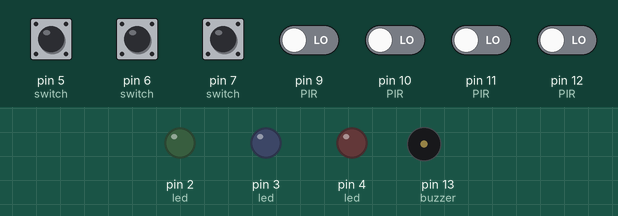
This sketch was run on a simulated Arduino Nano, built with avr-gcc and run on an emulated ATmega328P. On the bench: output pins drawn as LEDs (lit = HIGH), buzzer (waves = sounding, pin HIGH). Inputs (shaded band) come from the test bench; at power-on: pin 5 (switch), pin 6 (switch), pin 7 (switch) HIGH, pin 9 (PIR), pin 10 (PIR), pin 11 (PIR), pin 12 (PIR) LOW.

Above: at 1.2 s.
1.3 s: pin 5 (switch) pulled LOW for 0.15 s
At 1.6 s:
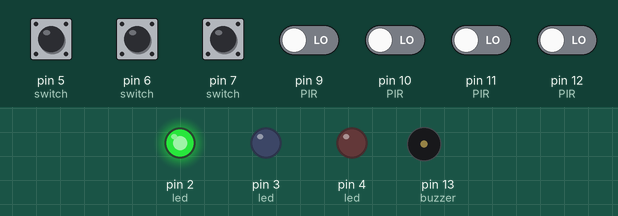
4.2 s: pin 6 (switch) pulled LOW for 0.15 s
At 5.9 s:
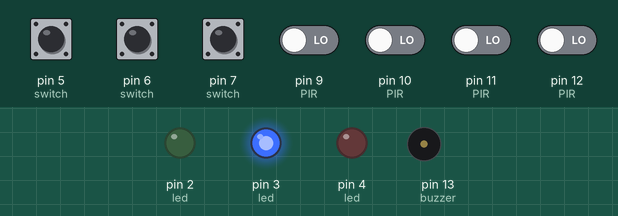
7.1 s: pin 9 (PIR) driven HIGH
At 8.3 s:
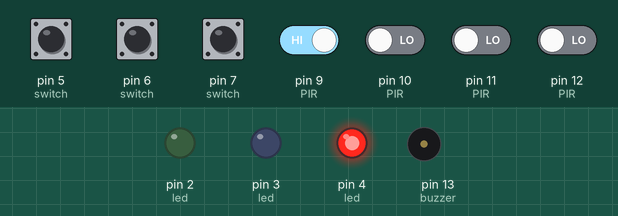
8.6 s: pin 7 (switch) pulled LOW for 0.15 s
At 9.6 s:
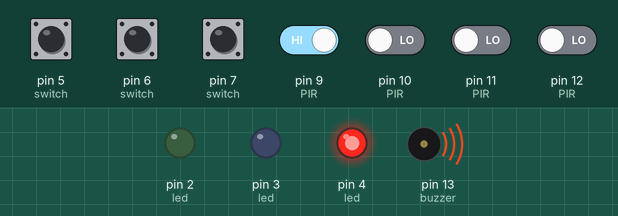
Timing chart, 0 to 11.2 s (numbered marks = the images above; inputs shaded):
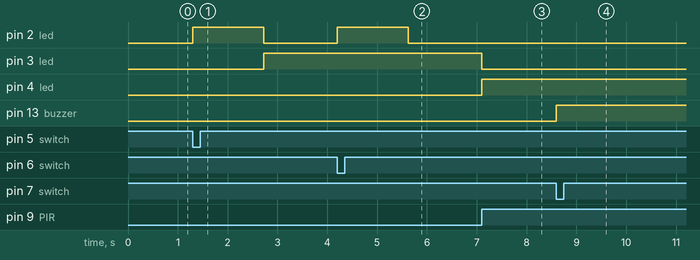

Measured:
- after the input at 1.3 s, pin 2 (led): LOW → HIGH at once, → LOW 1.4 s later; pin 3 (led): LOW → HIGH after 1.4 s
- after the input at 4.2 s, pin 2 (led): LOW → HIGH at once, → LOW 1.4 s later
- after the input at 7.1 s, pin 3 (led): HIGH → LOW at once; pin 4 (led): LOW → HIGH at once
- after the input at 8.6 s, pin 13 (buzzer): LOW → HIGH at once

The sketch:

sketch.ino
```cpp
/*
  Titolo: Centralina allarme
  Ultimo aggiornamento: 2023-06-28
  Autore: Matteo Cardellini
*/

// variabili di stato dei sensori
volatile int pin5State = LOW;
volatile int pin6State = LOW;
volatile int pin7State = LOW;
volatile int pin9State = LOW;
volatile int pin10State = LOW;
volatile int pin11State = LOW;
volatile int pin12State = LOW;

void setup() {
  // definizione dei pin di output
  DDRD |= _BV(PORTD2);   // led verde         (pin 2)
  DDRD |= _BV(PORTD3);   // led blu           (pin 3)
  DDRD |= _BV(PORTD4);   // led rosso         (pin 4)
  DDRB |= _BV(PORTB5);   // buzzer            (pin 13)
  // definizione dei pin di input
  DDRB &= ~_BV(PORTB1);  // PIR stanza 2      (pin 9)
  DDRB &= ~_BV(PORTB2);  // PIR stanza 1      (pin 10)
  DDRB &= ~_BV(PORTB3);  // PIR interno porta (pin 11)
  DDRB &= ~_BV(PORTB4);  // PIR esterno porta (pin 12)
  DDRD &= ~_BV(PORTD5);  // finestra 2        (pin 5)
  DDRD &= ~_BV(PORTD6);  // finestra 1        (pin 6)
  DDRD &= ~_BV(PORTD7);  // porta             (pin 7)
  // abilito le resistenze di pull-up per i pin di input
  PORTB |= _BV(PORTB1) | _BV(PORTB2) | _BV(PORTB3) | _BV(PORTB4);
  PORTD |= _BV(PORTD5) | _BV(PORTD6) | _BV(PORTD7);

  // abilito gli interrupt nei pin dei sensori
  enabledPCIInterrupt();
  // imposto il timer
  setTimer1();
}

void loop() {
}

// Funzione che abilità gli interrupt PCI nei pin a cui sono collegati i
// sensori
void enabledPCIInterrupt() {
  PCICR |= _BV(PCIE0) | _BV(PCIE2);
  // Abilito i pin specifici
  // pin: 9, 10, 11, 12
  PCMSK0 |= _BV(PCINT1) | _BV(PCINT2) | _BV(PCINT3) | _BV(PCINT4);
  // pin: 5, 6, 7
  PCMSK2 |= _BV(PCINT21) | _BV(PCINT22) | _BV(PCINT23);
}

// Funzione che inizializza il Timer1
void setTimer1() {
  TCCR1A = 0;  // imposto a 0 i registri di controllo A (default tutti 1)
  TCCR1B = 0;  // imposto a 0 i registri di controllo B (default tutti 1)
  TCCR1B |= _BV(CS12) | _BV(CS10);  // imposto un prescaler di 1024
}

// Funzione di interrupt chiamata quando si verifica un interrupt nel gruppo
// PCIE0
ISR(PCINT0_vect) {
  violationSeverity();
}

// Funzione di interrupt chiamata quando si verifica un interrupt nel gruppo
// PCIE2.
ISR(PCINT2_vect) {
  violationSeverity();
}

// Funzione che legge lo stato dei pin a cui sono stati collegati i sensori.
void updatePinState() {
  pin9State = PINB & _BV(PORTB1);
  pin10State = PINB & _BV(PORTB2);
  pin11State = PINB & _BV(PORTB3);
  pin12State = PINB & _BV(PORTB4);
  pin5State = PIND & _BV(PORTD5);
  pin6State = PIND & _BV(PORTD6);
  pin7State = PIND & _BV(PORTD7);
}

// Funzione che definisce la gravità di violazione. Viene invocata al cambio
// di stato di uno dei 7 sensori.
void violationSeverity() {
  // aggiorno i valori delle variabili di stato
  updatePinState();

  // CASO 0: stato di allarme
  if (PIND & _BV(PORTD4)) { // il led rosso è attivo
    startAlarm();
    return;
  }

  // CASO 1: nessuna violazione
  if(noViolation()) return;

  // CASO 2: intrusione / possibile movimento
  if (checkIntrusionOrPossibleViolation()) return;

  // se arrivo qui, non c'è stato nessun movimento

  // CASO 3: possibile finestra/porta lasciata aperta
  checkDoorOrWindowLeftOpen();
}

// Funzione che attiva il buzzer in caso di intrusione e disattiva gli
// interrupt fino a quando l'allarme non viene spenta
void startAlarm() {
  // abbiamo un'intrusione, accendo il buzzer
  PORTB |= _BV(PORTB5);
  // disabilito gli interrupt PCI
  PCICR &= ~(_BV(PCIE0) | _BV(PCIE2));
}

// Funzione che controlla se è presente qualche violazione
bool noViolation() {
  if (!(pin9State || pin10State || pin11State || pin12State) &&
    !(pin5State || pin6State || pin7State)) {
    // non c'è nessun movimento e nessuna finestra/porta aperta
    PORTD &= ~_BV(PORTD2);  // spengo led verde
    PORTD &= ~_BV(PORTD3);  // spengo led blu
    PORTD &= ~_BV(PORTD4);  // spengo led rosso
    return true;
  }
  return false;
}

// Funzione che controlla il verificarsi di un intrusione o una possibile
// violazione
bool checkIntrusionOrPossibleViolation() {
  if ((pin9State || pin10State || pin11State || pin12State)) {  // movimento
    if (pin5State || pin6State || pin7State) {
      // movimento + porta/ finestra aperta
      PORTD &= ~_BV(PORTD2); // spengo led verde
      PORTD &= ~_BV(PORTD3); // spengo led blu
      PORTD |= _BV(PORTD4);  // accendo led rosso
    } else {
      // solo movimento
      PORTD |= _BV(PORTD2);  // accendo led verde
    }
    return true;
  }
  return false;
}

// Funzione che controlla se è stata lasciata una porta o una finestra
// aperta
void checkDoorOrWindowLeftOpen() {
  if (pin5State || pin6State || pin7State) {
    // porta / finestra aperta (breve tempo)
    PORTD &= ~_BV(PORTD4);  // spengo led rosso
    PORTD |= _BV(PORTD2);  // accendo led verde

    // resetto il timer
    // imposto il timer in modo che vada in overflow dopo 1 minuto
    TCNT1 = 65536 - (F_CPU / 1024) * 60;
    TIMSK1 |= _BV(TOIE1); // abilito l'interrupt di overflow del Timer1
  }
}

// Funzione di interrupt che viene chiamata quando si verifica un overflow
// nel Timer1
ISR(TIMER1_OVF_vect) {
  // è ancora aperta?
  if(pin5State || pin6State || pin7State) {
    // porta / finestra lascia aperta
    PORTD &= ~_BV(PORTD2); // spengo led verde
    PORTD |= _BV(PORTD3);  // accendo led blu
  }
  // disabilito l'interrupt di overflow del Timer1
  TIMSK1 &= ~_BV(TOIE1);
}
```
